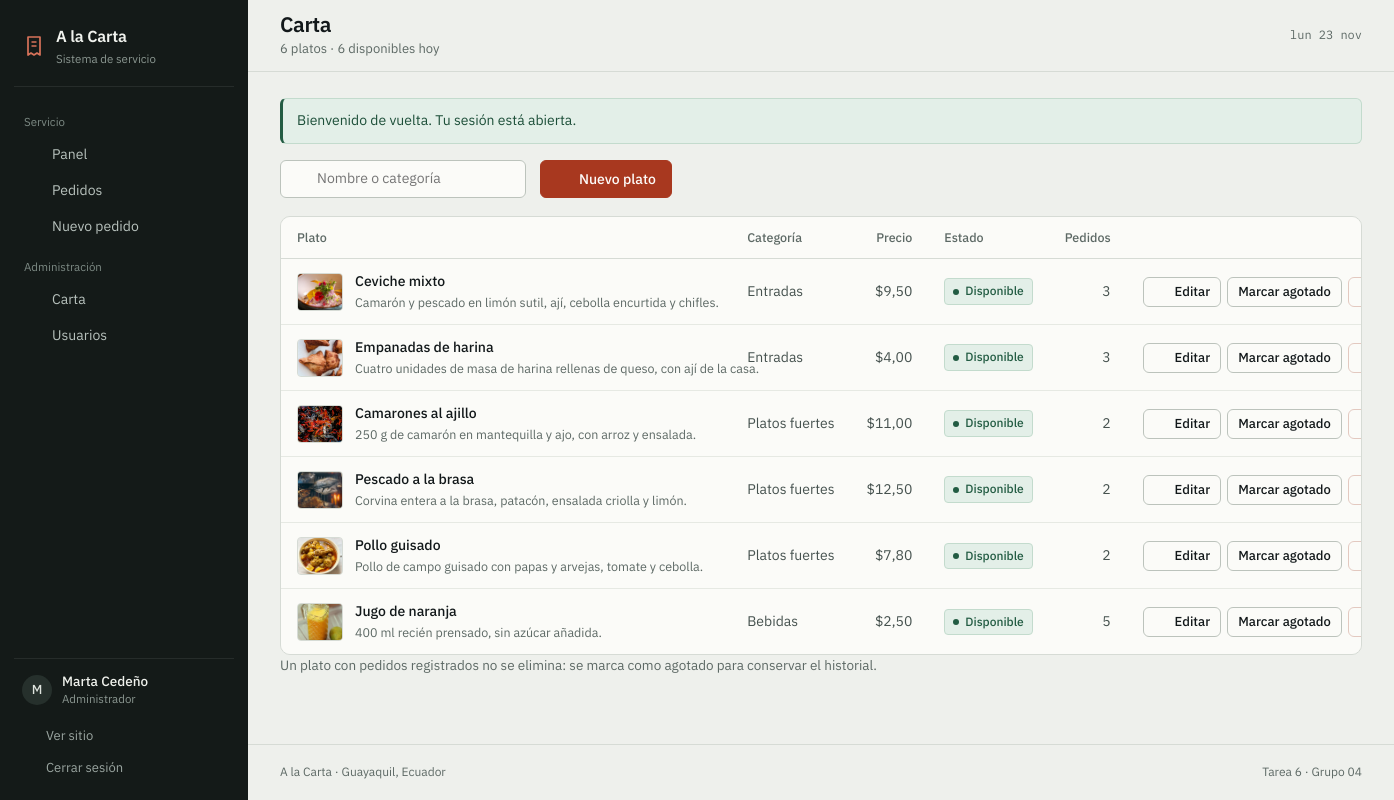
The app's page /platos.php (signed in) with its own data.
### tables this page shows
CREATE TABLE users (
    id         INT AUTO_INCREMENT PRIMARY KEY,
    full_name  VARCHAR(80) NOT NULL,
    username   VARCHAR(50) NOT NULL,
    email      VARCHAR(100) NOT NULL UNIQUE,
    password   VARCHAR(255) NOT NULL,
    role_id    INT NOT NULL,
    active     TINYINT(1) NOT NULL DEFAULT 1,
    created_at DATETIME NOT NULL DEFAULT CURRENT_TIMESTAMP,
    CONSTRAINT fk_users_role FOREIGN KEY (role_id) REFERENCES roles(id)
);

CREATE TABLE roles (
    id   INT AUTO_INCREMENT PRIMARY KEY,
    name VARCHAR(30) NOT NULL
);

CREATE TABLE dishes (
    id          INT AUTO_INCREMENT PRIMARY KEY,
    name        VARCHAR(50) NOT NULL,
    description VARCHAR(255),
    price       DECIMAL(10, 2) NOT NULL,
    category    VARCHAR(30) NOT NULL DEFAULT 'Platos fuertes',
    image       VARCHAR(120) DEFAULT NULL,
    available   TINYINT(1) NOT NULL DEFAULT 1
);

### includes/auth.php (called while the page is built, shortened)
<?php
function usuario_actual(): ?array
{
    global $pdo;
    $id = $_SESSION['usuario_id'] ?? null;
    $sql = 'SELECT u.id, u.full_name, u.username, u.email, u.active, r.name AS role
            FROM users u
            JOIN roles r ON r.id = u.role_id
            WHERE u.id = :id';
    $consulta = $pdo->prepare($sql);
    $consulta->execute(['id' => $id]);
    $fila = $consulta->fetch();
    $usuario = $fila;
    return $usuario;
}
function requiere_sesion(): array
{
    $usuario = usuario_actual();
    return $usuario;
}
function requiere_rol(array $roles): array
{
    $usuario = requiere_sesion();
    return $usuario;
}

### platos.php (the view, shortened to what this page needs)
<?php
require_once __DIR__ . '/includes/config.php';
$usuario = requiere_rol(['Administrator']);
$busqueda = trim($_GET['q'] ?? '');
$sql = 'SELECT d.*,
               (SELECT COUNT(*) FROM order_items oi WHERE oi.dish_id = d.id) AS pedidos
        FROM dishes d';
$params = [];
$sql .= ' ORDER BY FIELD(d.category, "Entradas", "Platos fuertes", "Postres", "Bebidas"), d.name';
$consulta = $pdo->prepare($sql);
$consulta->execute($params);
$platos = $consulta->fetchAll();
$disponibles = count(array_filter($platos, fn ($p) => (int) $p['available'] === 1));
$titulo    = 'Carta';
$subtitulo = count($platos) . ' platos · ' . $disponibles . ' disponibles hoy';
require __DIR__ . '/includes/header.php';
?>
<div class="barra-herramientas">
    <form class="buscador" method="get" action="platos.php">
        <?= icono('buscar', 16) ?>
        <input type="search" id="q" name="q" value="<?= e($busqueda) ?>" placeholder="Nombre o categoría">
    </form>
    <a class="boton boton--principal" href="plato_form.php"><?= icono('nuevo', 16) ?> Nuevo plato</a>
</div>
<?php if ($platos): ?>
    <div class="tabla-envoltura">
        <table class="tabla tabla--platos">
            <thead>
                <tr>
                    <th scope="col">Plato</th>
                    <th scope="col">Categoría</th>
                    <th scope="col" class="der">Precio</th>
                    <th scope="col">Estado</th>
                    <th scope="col" class="der">Pedidos</th>
                    <th scope="col" class="der"><span class="visualmente-oculto">Acciones</span></th>
                </tr>
            </thead>
            <tbody>
                <?php foreach ($platos as $plato): ?>
                    <tr>
                        <td>
                            <div class="celda-plato">
                                <?php if ($plato['image'] && is_file(__DIR__ . '/assets/img/' . $plato['image'])): ?>
                                    <img src="assets/img/<?= e($plato['image']) ?>" alt="" loading="lazy">
                                <?php else: ?>
                                    <span class="celda-plato__sinfoto" aria-hidden="true"></span>
                                <?php endif; ?>
                                <div>
                                    <strong><?= e($plato['name']) ?></strong>
                                    <span class="tabla__meta"><?= e($plato['description']) ?></span>
                                </div>
                            </div>
                        </td>
                        <td><?= e($plato['category']) ?></td>
                        <td class="der cifra"><?= dinero((float) $plato['price']) ?></td>
                        <td>
                            <span class="estado estado--<?= $plato['available'] ? 'listo' : 'agotado' ?>">
                                <?= $plato['available'] ? 'Disponible' : 'Agotado' ?>
                            </span>
                        </td>
                        <td class="der cifra"><?= (int) $plato['pedidos'] ?></td>
                        <td class="der">
                            <div class="acciones-fila">
                                <a class="boton boton--pequeno boton--fantasma" href="plato_form.php?id=<?= (int) $plato['id'] ?>">
                                    <?= icono('lapiz', 14) ?> Editar
                                </a>
                                <form method="post" action="plato_estado.php" class="en-linea">
                                    <button class="boton boton--pequeno boton--fantasma" type="submit">
                                        <?= $plato['available'] ? 'Marcar agotado' : 'Volver a la carta' ?>
                                    </button>
                                </form>
                                <form method="post" action="plato_eliminar.php" class="en-linea"
                                      data-confirmar="¿Eliminar «<?= e($plato['name']) ?>» de la carta?">
                                    <button class="boton boton--pequeno boton--peligro" type="submit"
                                            title="Eliminar plato">
                                        <?= icono('basura', 14) ?>
                                    </button>
                                </form>
                            </div>
                        </td>
                    </tr>
                <?php endforeach; ?>
            </tbody>
        </table>
    </div>
    <p class="nota-gris">
        Un plato con pedidos registrados no se elimina: se marca como agotado para conservar el historial.
    </p>
<?php endif; ?>
<?php require __DIR__ . '/includes/footer.php'; ?>

### includes/header.php (shortened to what this page needs)
<?php
$activo     = $activo ?? '';
$subtitulo  = $subtitulo ?? null;
$rol        = $usuario['role'] ?? 'Client';
$esCliente  = $rol === 'Client';
$dias  = ['dom', 'lun', 'mar', 'mié', 'jue', 'vie', 'sáb'];
$meses = ['ene', 'feb', 'mar', 'abr', 'may', 'jun', 'jul', 'ago', 'sep', 'oct', 'nov', 'dic'];
$hoy   = $dias[(int) date('w')] . ' ' . date('j') . ' ' . $meses[(int) date('n') - 1];
$grupos = [
    'Servicio' => [
        ['panel.php', 'Panel', 'panel', ['Administrator', 'Chef', 'Waiter', 'Client']],
        ['pedidos.php', $esCliente ? 'Mis pedidos' : 'Pedidos', 'pedidos', ['Administrator', 'Chef', 'Waiter', 'Client']],
        ['pedido_nuevo.php', 'Nuevo pedido', 'nuevo', ['Administrator', 'Waiter', 'Client']],
    ],
    'Administración' => [
        ['platos.php', 'Carta', 'carta', ['Administrator']],
        ['usuarios.php', 'Usuarios', 'usuarios', ['Administrator']],
    ],
];
?>
<!DOCTYPE html>
<html lang="es">
<head>
    <link rel="stylesheet" href="assets/css/fuentes.css">
    <link rel="stylesheet" href="assets/vendor/bootstrap.min.css">
    <link rel="stylesheet" href="assets/css/estilos.css">
</head>
<body class="app">
<div class="armazon">
    <aside class="lateral" id="lateral" aria-label="Menú del sistema">
        <a class="lateral__marca" href="panel.php">
            <svg width="24" height="24" viewBox="0 0 24 24" fill="none" stroke="currentColor"
                 stroke-width="1.7" stroke-linejoin="round" aria-hidden="true">
                <path d="M6 3h12v18l-3-2-3 2-3-2-3 2V3z"/>
                <path d="M9.5 8h5M9.5 12h5"/>
            </svg>
            <span>
                <span class="lateral__nombre">A la Carta</span>
                <span class="lateral__sub">Sistema de servicio</span>
            </span>
        </a>
        <nav class="lateral__nav">
            <?php foreach ($grupos as $grupo => $enlaces): ?>
                <?php $visibles = array_filter($enlaces, fn ($e) => in_array($rol, $e[3], true)); ?>
                <?php if ($visibles): ?>
                    <p class="lateral__grupo"><?= e($grupo) ?></p>
                    <?php foreach ($visibles as [$ruta, $texto, $clave]): ?>
                        <a class="lateral__enlace <?= $activo === $clave ? 'activo' : '' ?>" href="<?= $ruta ?>"
                           <?= $activo === $clave ? 'aria-current="page"' : '' ?>>
                            <?= icono($clave === 'carta' ? 'carta' : $clave, 18) ?>
                            <span><?= e($texto) ?></span>
                        </a>
                    <?php endforeach; ?>
                <?php endif; ?>
            <?php endforeach; ?>
        </nav>
        <div class="lateral__pie">
            <div class="lateral__usuario">
                <span class="inicial" aria-hidden="true"><?= e(mb_substr($usuario['full_name'], 0, 1)) ?></span>
                <span>
                    <strong><?= e($usuario['full_name']) ?></strong>
                    <span class="lateral__rol"><?= e(rol_etiqueta($rol)) ?></span>
                </span>
            </div>
            <a class="lateral__salir" href="index.php"><?= icono('sitio', 16) ?> Ver sitio</a>
            <a class="lateral__salir" href="logout.php"><?= icono('salir', 16) ?> Cerrar sesión</a>
        </div>
    </aside>
    <div class="area">
        <header class="barra">
            <div class="barra__titulo">
                <h1><?= e($titulo) ?></h1>
                <?php if ($subtitulo): ?><p class="barra__sub"><?= e($subtitulo) ?></p><?php endif; ?>
            </div>
            <p class="barra__fecha"><?= $hoy ?></p>
        </header>
        <main class="contenido-app" id="contenido">
            <?php mostrar_flash(); ?>

### includes/funciones.php (shortened to what this page needs)
<?php
function e(?string $texto): string
{
    return htmlspecialchars((string) $texto, ENT_QUOTES, 'UTF-8');
}
function dinero(float $valor): string
{
    return '$' . number_format($valor, 2, ',', '.');
}
function rol_etiqueta(?string $rol): string
{
    return ROLES_ETIQUETA[$rol] ?? 'Sin rol';
}
function mostrar_flash(): void
{
    foreach ($_SESSION['flash'] ?? [] as $aviso) {
        $tipo = in_array($aviso['tipo'], ['ok', 'error', 'aviso'], true) ? $aviso['tipo'] : 'aviso';
        echo '<div class="aviso aviso--' . $tipo . '" role="status">' . e($aviso['mensaje']) . '</div>';
    }
}
function icono(string $nombre, int $tamano = 18): string
{
    $trazos = [
        'panel'   => '<rect x="3" y="3" width="7" height="7" rx="1"/><rect x="14" y="3" width="7" height="7" rx="1"/><rect x="3" y="14" width="7" height="7" rx="1"/><rect x="14" y="14" width="7" height="7" rx="1"/>',
        'pedidos' => '<path d="M6 3h12v18l-3-2-3 2-3-2-3 2V3z"/><path d="M9 8h6M9 12h6"/>',
        'carta'   => '<path d="M4 4h13a3 3 0 0 1 3 3v13H7a3 3 0 0 1-3-3V4z"/><path d="M8 8h8M8 12h5"/>',
        'usuarios'=> '<path d="M16 20v-1a4 4 0 0 0-4-4H7a4 4 0 0 0-4 4v1"/><circle cx="9.5" cy="8" r="3.5"/><path d="M21 20v-1a4 4 0 0 0-3-3.8"/><path d="M16 4.6a3.5 3.5 0 0 1 0 6.8"/>',
        'nuevo'   => '<path d="M12 5v14M5 12h14"/>',
        'salir'   => '<path d="M9 21H5a2 2 0 0 1-2-2V5a2 2 0 0 1 2-2h4"/><path d="M16 17l5-5-5-5"/><path d="M21 12H9"/>',
        'menu'    => '<path d="M4 7h16M4 12h16M4 17h16"/>',
        'sitio'   => '<path d="M3 11l9-8 9 8"/><path d="M5 10v10h14V10"/>',
        'reloj'   => '<circle cx="12" cy="12" r="9"/><path d="M12 7v5l3 2"/>',
        'mesa'    => '<path d="M3 10h18"/><path d="M5 10v10M19 10v10"/><path d="M8 6h8"/>',
        'flecha'  => '<path d="M5 12h14"/><path d="M13 6l6 6-6 6"/>',
        'basura'  => '<path d="M4 7h16"/><path d="M10 11v6M14 11v6"/><path d="M6 7l1 13h10l1-13"/><path d="M9 7V4h6v3"/>',
        'lapiz'   => '<path d="M4 20h4l10-10a2.8 2.8 0 0 0-4-4L4 16v4z"/>',
        'buscar'  => '<circle cx="11" cy="11" r="7"/><path d="M20 20l-4-4"/>',
        'candado' => '<rect x="4" y="10" width="16" height="11" rx="2"/><path d="M8 10V7a4 4 0 0 1 8 0v3"/>',
        'rayo'    => '<path d="M13 3L5 14h6l-1 7 8-11h-6l1-7z"/>',
    ];
    $trazo = $trazos[$nombre] ?? $trazos['panel'];
    return '<svg class="icono" width="' . $tamano . '" height="' . $tamano . '" viewBox="0 0 24 24" fill="none"'
        . ' stroke="currentColor" stroke-width="1.6" stroke-linecap="round" stroke-linejoin="round"'
        . ' aria-hidden="true" focusable="false">' . $trazo . '</svg>';
}

### records on screen
users: full_name "M", full_name "Marta Cedeño", role.name "Administrador"
dishes: image (picture), name "Ceviche mixto", description "Camarón y pescado en limón sutil, ají, cebolla encurtida y chifles.", category "Entradas", price "$9,50", available "Disponible", pedidos "3", $tamano 14 (drawn)
dishes: image (picture), name "Empanadas de harina", description "Cuatro unidades de masa de harina rellenas de queso, con ají de la casa.", category "Entradas", price "$4,00", available "Disponible", pedidos "3", $tamano 14 (drawn)
dishes: image (picture), name "Camarones al ajillo", description "250 g de camarón en mantequilla y ajo, con arroz y ensalada.", category "Platos fuertes", price "$11,00", available "Disponible", pedidos "2", $tamano 14 (drawn)
dishes: image (picture), name "Pescado a la brasa", description "Corvina entera a la brasa, patacón, ensalada criolla y limón.", category "Platos fuertes", price "$12,50", available "Disponible", pedidos "2", $tamano 14 (drawn)
dishes: image (picture), name "Pollo guisado", description "Pollo de campo guisado con papas y arvejas, tomate y cebolla.", category "Platos fuertes", price "$7,80", available "Disponible", pedidos "2", $tamano 14 (drawn)
dishes: image (picture), name "Jugo de naranja", description "400 ml recién prensado, sin azúcar añadida.", category "Bebidas", price "$2,50", available "Disponible", pedidos "5", $tamano 14 (drawn)

### other values on screen
$grupo "Servicio"
$texto "Panel"
$texto "Pedidos"
$texto "Nuevo pedido"
$grupo "Administración"
$texto "Carta"
$texto "Usuarios"
$titulo "Carta"
$subtitulo "6 platos · 6 disponibles hoy"
$aviso['mensaje'] "Bienvenido de vuelta. Tu sesión está abierta."
APP_NOMBRE "A la Carta"
APP_LUGAR "Guayaquil, Ecuador"
